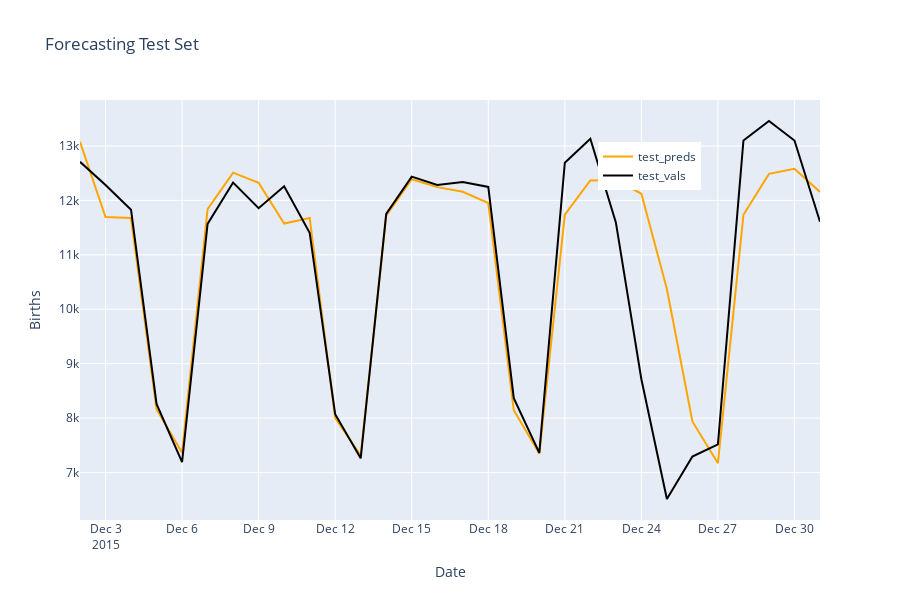

Here is the notebook cell this chart was saved with:
### Markdown cell above
FORECASTING

### Code cell
# Step 3: Make predictions on the test data
test_preds = linear_reg.predict(X_test)

fig = go.Figure()

fig.add_trace(
    go.Scatter(x=pd.DataFrame(y_test).index, y=test_preds, name="test_preds", line=dict(color='orange'))
)


fig.add_trace(
    go.Scatter(x=pd.DataFrame(y_test).index, y=pd.DataFrame(y_test)["births"], name="test_vals", line=dict(color='black'))
)

fig.update_layout(
    title="Forecasting Test Set",
    xaxis_title="Date",
    yaxis_title="Births",
    height=600,
    legend=dict(x=0.7, y=0.9)
)

# Step 7: Show the plot
fig.show()
